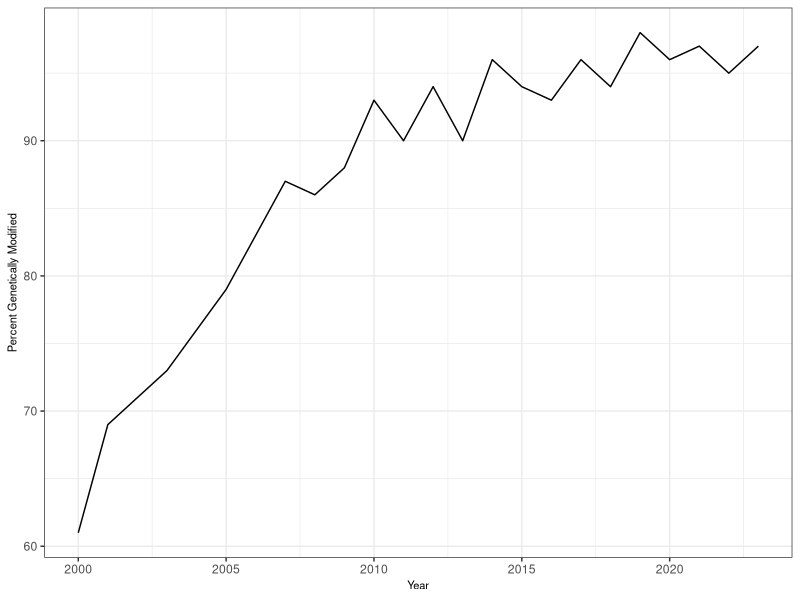
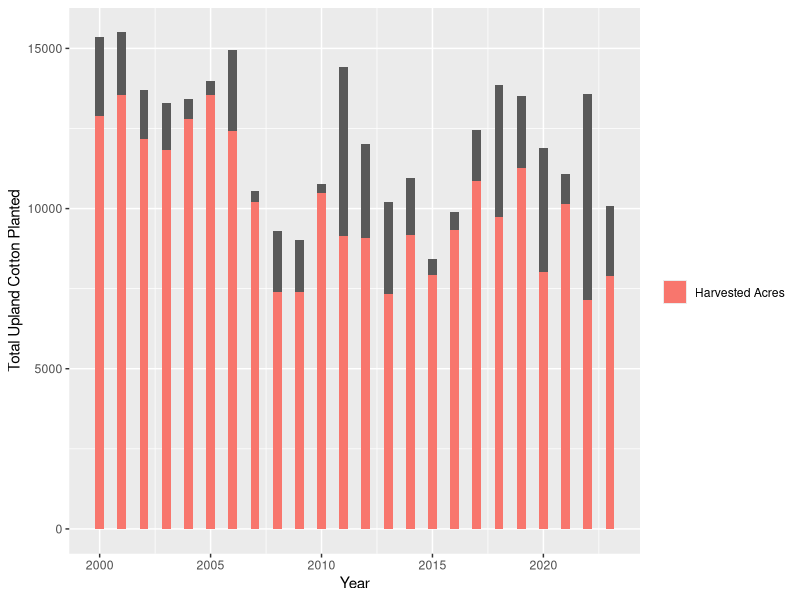
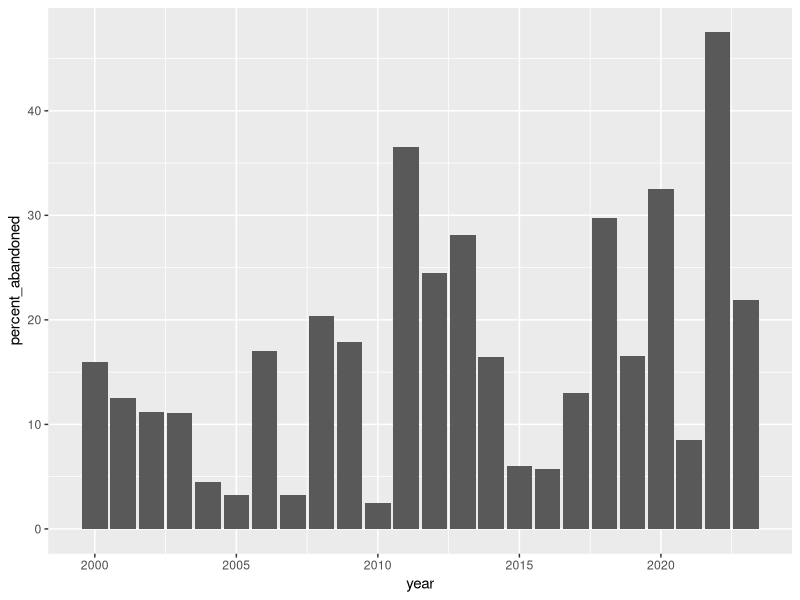
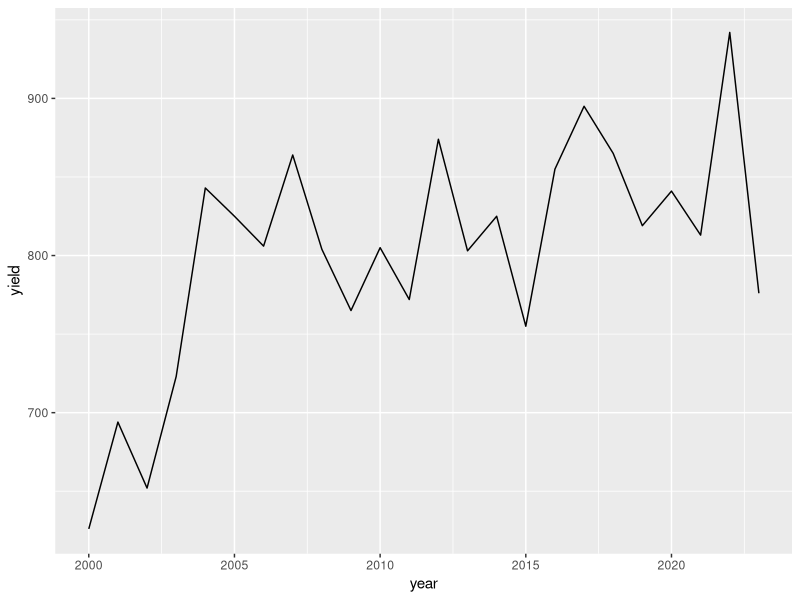

The R source for these figures, in order:
## ---- chunk 1
library(tidyverse)
## ---- chunk 2
data <- read_csv("../data/clean_data.csv")
## ---- chunk 3
data |>
  select(percent_gm, year) |>
  ggplot(
    aes(x = year, y = percent_gm)
  ) +
  geom_line() +
  theme_bw() +
  theme(
    axis.title.x = element_text(size = 8),
    axis.title.y = element_text(size = 8)
  ) +
  labs(x = "Year", y = "Percent Genetically Modified")
## ---- chunk 4
data |>
  ggplot(aes(x = year)) +
  geom_bar(aes(y = total_acres), stat = "identity", position = "stack", width = 0.4) +
  geom_bar(aes(y = harvested_acres, fill = "Harvested Acres"), stat = "identity", position = "stack", width = 0.4) +
  labs(x = "Year", y = "Total Upland Cotton Planted", fill = "")
## ---- chunk 5
data |>
  ggplot(aes(x = year, y = percent_abandoned)) +
  geom_bar(stat = "identity")
## ---- chunk 6
data |>
  ggplot(aes(x = year, y = yield)) +
  geom_line()
